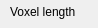
       <widget class="QWidget" name="pageConstructionParams">
        <property name="geometry">
         <rect>
          <x>0</x>
          <y>0</y>
          <width>98</width>
          <height>28</height>
         </rect>
        </property>
        <attribute name="label">
         <string>ContructionParams</string>
        </attribute>
        <widget class="QWidget" name="formLayoutWidget_4">
         <property name="geometry">
          <rect>
           <x>10</x>
           <y>0</y>
           <width>311</width>
           <height>154</height>
          </rect>
         </property>
         <layout class="QFormLayout" name="formLayout_4">
          <item row="0" column="0">
           <widget class="QLabel" name="label_6">
            <property name="text">
             <string>Voxel length</string>
            </property>
           </widget>
          </item>
          <item row="0" column="1">
           <widget class="QDoubleSpinBox" name="doubleSpinBoxVoxelLength">
            <property name="decimals">
             <number>5</number>
            </property>
            <property name="singleStep">
             <double>0.000010000000000</double>
            </property>
            <property name="value">
             <double>0.020000000000000</double>
            </property>
           </widget>
          </item>
          <item row="1" column="0">
           <widget class="QLabel" name="label_15">
            <property name="text">
             <string>Volume trunc length</string>
            </property>
           </widget>
          </item>
          <item row="1" column="1">
           <widget class="QDoubleSpinBox" name="doubleSpinBoxTruncLength">
            <property name="decimals">
             <number>5</number>
            </property>
            <property name="maximum">
             <double>1000000.000000000000000</double>
            </property>
            <property name="singleStep">
             <double>0.001000000000000</double>
            </property>
            <property name="value">
             <double>0.040000000000000</double>
            </property>
           </widget>
          </item>
          <item row="2" column="0">
           <widget class="QLabel" name="label_7">
            <property name="text">
             <string>Volume Resolution
(x,y,z)</string>
            </property>
           </widget>
          </item>
          <item row="2" column="1">
           <widget class="QSpinBox" name="spinBox_x">
            <property name="maximum">
             <number>1000000</number>
            </property>
            <property name="value">
             <number>10000</number>
            </property>
           </widget>
          </item>
          <item row="4" column="1">
           <widget class="QSpinBox" name="spinBox_z">
            <property name="maximum">
             <number>1000000</number>
            </property>
            <property name="value">
             <number>10000</number>
            </property>
           </widget>
          </item>
          <item row="3" column="1">
           <widget class="QSpinBox" name="spinBox_y">
            <property name="maximum">
             <number>1000000</number>
            </property>
            <property name="value">
             <number>10000</number>
            </property>
           </widget>
          </item>
         </layout>
        </widget>
        <widget class="QDialogButtonBox" name="buttonBoxIdentifyCheck_2">
         <property name="geometry">
          <rect>
           <x>160</x>
           <y>160</y>
           <width>156</width>
           <height>23</height>
          </rect>
         </property>
         <property name="standardButtons">
          <set>QDialogButtonBox::Cancel|QDialogButtonBox::Ok</set>
         </property>
        </widget>
       </widget>
